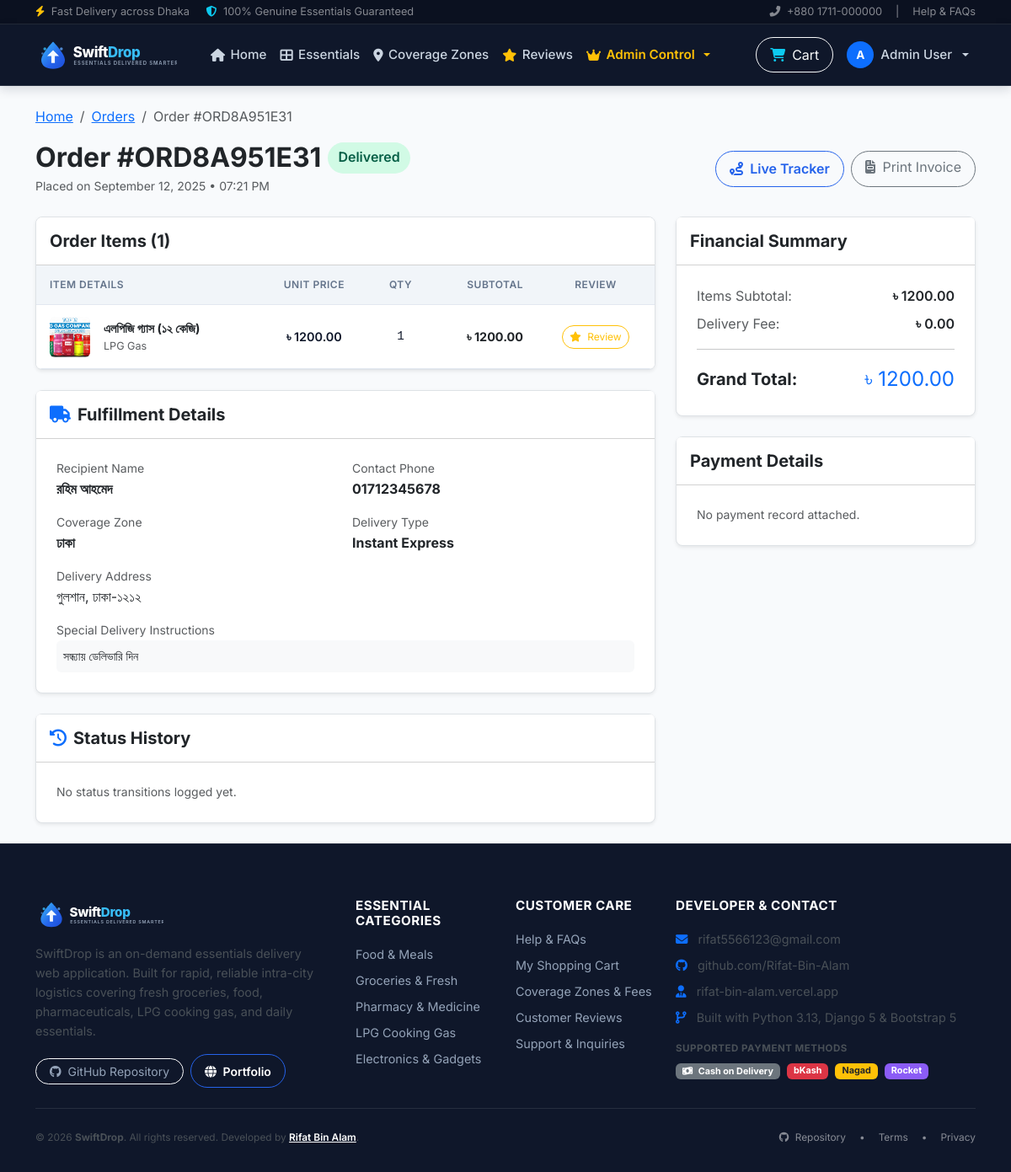
Before: /orders/4/ (signed in) with the older database file.
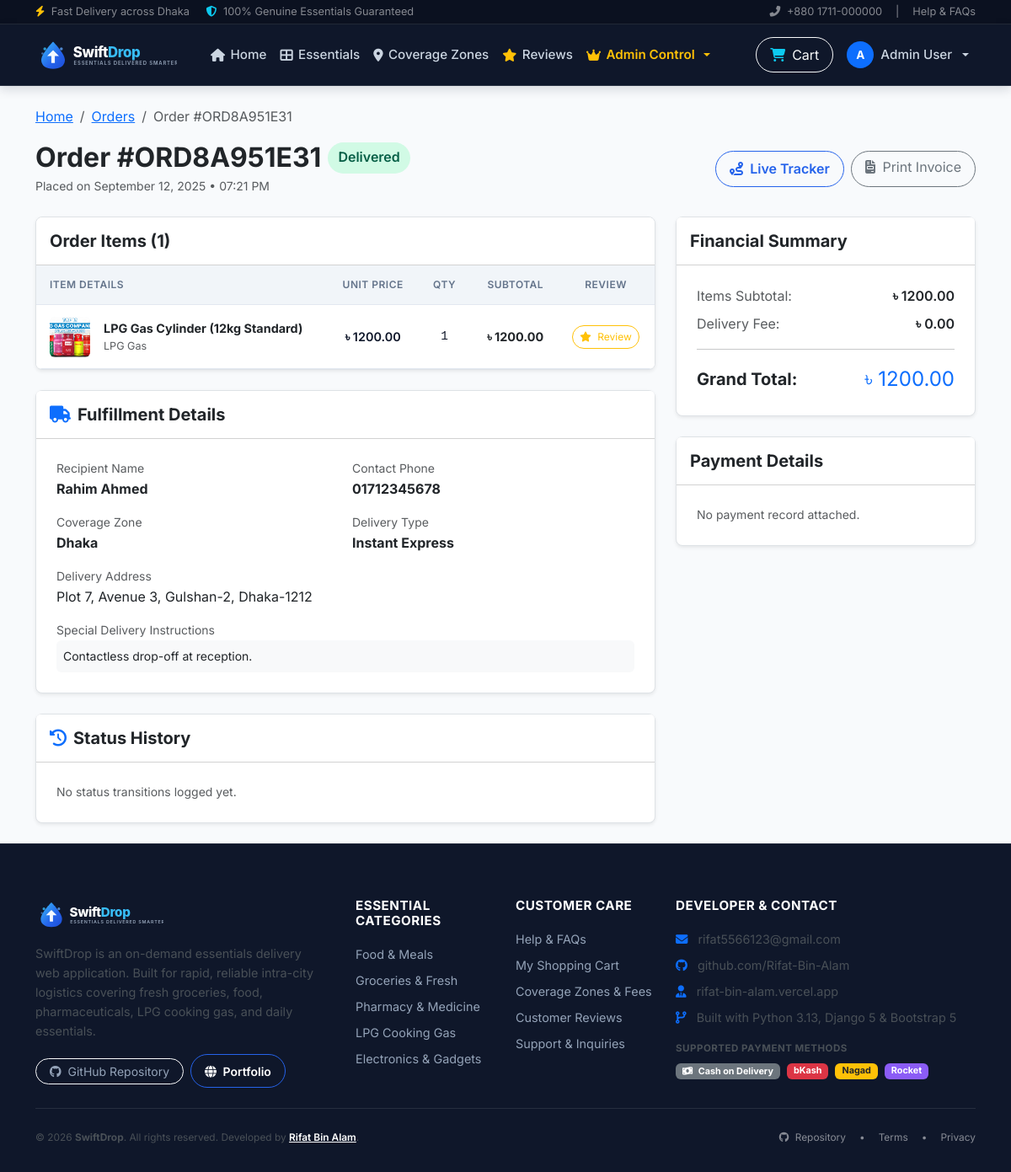
After: the same page with the newer database file.
### orders/models.py (models this page shows, shortened)
class OrderItem(models.Model):
    order = models.ForeignKey(
        Order,
        on_delete=models.CASCADE,
        related_name='items',
        verbose_name=_('Order')
    )
    product = models.ForeignKey(
        ProductService,
        on_delete=models.CASCADE,
        verbose_name=_('Product')
    )
    quantity = models.PositiveIntegerField(
        default=1,
        validators=[MinValueValidator(1)],
        verbose_name=_('Quantity')
    )
    unit_price = models.DecimalField(
        max_digits=10,
        decimal_places=2,
        validators=[MinValueValidator(0)],
        verbose_name=_('Unit Price (৳)')
    )
    total_price = models.DecimalField(
        max_digits=10,
        decimal_places=2,
        validators=[MinValueValidator(0)],
        verbose_name=_('Total Price (৳)')
    )
    class Meta:
        verbose_name = _('Order Item')
        verbose_name_plural = _('Order Items')

class ProductService(models.Model):
    CATEGORY_CHOICES = [
        ('food', 'Food & Meals'),
        ('groceries', 'Groceries & Fresh'),
        ('medicine', 'Pharmacy & Health'),
        ('gas', 'LPG Gas'),
        ('electronics', 'Electronics & Accessories'),
        ('clothing', 'Apparel & Lifestyle'),
        ('books', 'Books & Stationery'),
        ('other', 'Other Essentials'),
    ]
    name = models.CharField(
        max_length=200,
        verbose_name=_('Product Name')
    )
    description = models.TextField(
        verbose_name=_('Description')
    )
    category = models.CharField(
        max_length=20,
        choices=CATEGORY_CHOICES,
        default='groceries',
        verbose_name=_('Category')
    )
    price = models.DecimalField(
        max_digits=10,
        decimal_places=2,
        validators=[MinValueValidator(0)],
        verbose_name=_('Price (৳)')
    )
    is_available = models.BooleanField(
        default=True,
        verbose_name=_('Available')
    )
    stock_quantity = models.PositiveIntegerField(
        default=10,
        verbose_name=_('Stock Quantity')
    )
    image = models.ImageField(
        upload_to='products/',
        blank=True,
        null=True,
        verbose_name=_('Product Image')
    )
    created_at = models.DateTimeField(
        auto_now_add=True,
        verbose_name=_('Created At')
    )
    updated_at = models.DateTimeField(
        auto_now=True,
        verbose_name=_('Updated At')
    )
    class Meta:
        verbose_name = _('Product / Service')
        verbose_name_plural = _('Products & Services')
        ordering = ['-created_at']
    @property
    def image_url(self):
        if self.image:
            try:
                return self.image.url
            except (ValueError, AttributeError):
                pass
        valid_categories = {'food', 'groceries', 'medicine', 'gas', 'electronics', 'documents', 'clothing', 'books'}
        cat = self.category if self.category in valid_categories else 'default'
        return f"/static/images/fallbacks/{cat}.svg"

class Order(models.Model):
    ORDER_STATUS_CHOICES = [
        ('pending', 'Pending Confirmation'),
        ('confirmed', 'Confirmed'),
        ('processing', 'Processing / Packed'),
        ('dispatched', 'Out for Delivery'),
        ('delivered', 'Delivered'),
        ('cancelled', 'Cancelled'),
        ('returned', 'Returned'),
    ]
    DELIVERY_TYPE_CHOICES = [
        ('instant', 'Instant Express'),
        ('scheduled', 'Scheduled Delivery'),
    ]
    order_number = models.CharField(
        max_length=24,
        unique=True,
        verbose_name=_('Order Reference')
    )
    customer = models.ForeignKey(
        User,
        on_delete=models.CASCADE,
        related_name='orders',
        verbose_name=_('Customer')
    )
    delivery_type = models.CharField(
        max_length=20,
        choices=DELIVERY_TYPE_CHOICES,
        default='instant',
        verbose_name=_('Delivery Option')
    )
    scheduled_delivery_time = models.DateTimeField(
        blank=True,
        null=True,
        verbose_name=_('Scheduled Time')
    )
    delivery_address = models.TextField(
        verbose_name=_('Delivery Address')
    )
    delivery_city = models.CharField(
        max_length=100,
        default='Dhaka',
        verbose_name=_('Delivery Area / City')
    )
    delivery_instructions = models.TextField(
        blank=True,
        null=True,
        verbose_name=_('Delivery Instructions')
    )
    status = models.CharField(
        max_length=20,
        choices=ORDER_STATUS_CHOICES,
        default='pending',
        verbose_name=_('Status')
    )
    total_amount = models.DecimalField(
        max_digits=10,
        decimal_places=2,
        validators=[MinValueValidator(0)],
        verbose_name=_('Total Amount (৳)')
    )
    delivery_fee = models.DecimalField(
        max_digits=8,
        decimal_places=2,
        default=50.00,
        validators=[MinValueValidator(0)],
        verbose_name=_('Delivery Fee (৳)')
    )
    special_instructions = models.TextField(
        blank=True,
        null=True,
        verbose_name=_('Special Instructions')
    )
    cancellation_reason = models.CharField(
        max_length=100,
        blank=True,
        null=True,
        verbose_name=_('Cancellation Reason')
    )
    cancellation_notes = models.TextField(
        blank=True,
        null=True,
        verbose_name=_('Cancellation Notes')
    )
    cancelled_at = models.DateTimeField(
        blank=True,
        null=True,
        verbose_name=_('Cancelled At')
    )
    cancelled_by = models.ForeignKey(
        User,
        on_delete=models.SET_NULL,
        null=True,
        blank=True,
        related_name='cancelled_orders',
        verbose_name=_('Cancelled By')
    )
    refund_preference = models.CharField(
        max_length=50,
        blank=True,
        null=True,
        verbose_name=_('Refund Preference')
    )
    created_at = models.DateTimeField(
        auto_now_add=True,
        verbose_name=_('Created At')
    )
    updated_at = models.DateTimeField(
        auto_now=True,
        verbose_name=_('Updated At')
    )
    class Meta:
        verbose_name = _('Order')
        verbose_name_plural = _('Orders')
        ordering = ['-created_at']
    def can_be_cancelled(self):
        cancellable_statuses = ['pending', 'confirmed', 'processing']
        if self.status not in cancellable_statuses:
            return False
    @property
    def subtotal(self):
        items_sum = sum(item.total_price for item in self.items.all())
        return items_sum or (self.total_amount - self.delivery_fee)

### users/models.py (models this page shows, shortened)
class User(AbstractUser):
    USER_TYPE_CHOICES = [
        ('customer', 'Customer'),
        ('admin', 'Administrator'),
        ('delivery_agent', 'Delivery Partner'),
    ]
    user_type = models.CharField(
        max_length=20,
        choices=USER_TYPE_CHOICES,
        default='customer',
        verbose_name=_('User Type')
    )
    phone_number = models.CharField(
        max_length=15,
        unique=True,
        verbose_name=_('Phone Number')
    )
    address = models.TextField(
        blank=True,
        null=True,
        verbose_name=_('Address')
    )
    city = models.CharField(
        max_length=100,
        blank=True,
        null=True,
        verbose_name=_('City / Area')
    )
    postal_code = models.CharField(
        max_length=10,
        blank=True,
        null=True,
        verbose_name=_('Postal Code')
    )
    profile_picture = models.ImageField(
        upload_to='profile_pictures/',
        blank=True,
        null=True,
        verbose_name=_('Profile Picture')
    )
    is_verified = models.BooleanField(
        default=False,
        verbose_name=_('Verified')
    )
    created_at = models.DateTimeField(
        auto_now_add=True,
        verbose_name=_('Created At')
    )
    updated_at = models.DateTimeField(
        auto_now=True,
        verbose_name=_('Updated At')
    )
    class Meta:
        verbose_name = _('User')
        verbose_name_plural = _('Users')
    @property
    def is_customer(self):
        return self.user_type == 'customer'
    @property
    def is_admin(self):
        return self.user_type == 'admin' or self.is_staff or self.is_superuser
    @property
    def is_delivery_agent(self):
        return self.user_type == 'delivery_agent'

### orders/views.py (the view)
# urls.py: path('<int:pk>/', views.OrderDetailView.as_view(), name='order_detail'),
class OrderDetailView(LoginRequiredMixin, DetailView):
    model = Order
    template_name = 'orders/order_detail.html'
    context_object_name = 'order'
    def get_queryset(self):
        user = self.request.user
        if user.is_staff or user.is_superuser or getattr(user, 'user_type', None) == 'admin':
            return Order.objects.all()
        return Order.objects.filter(customer=user)
    def get_context_data(self, **kwargs):
        context = super().get_context_data(**kwargs)
        order = self.object
        context['items'] = order.items.select_related('product').all()
        context['payments'] = order.payments.all()
        context['status_history'] = order.status_history.select_related('created_by').order_by('-created_at')
        context['can_cancel'] = order.can_be_cancelled()
        context['is_delivered'] = (order.status == 'delivered')
        return context

### templates/orders/order_detail.html (shortened to what the changed rows need)
{% extends 'base.html' %}
{% load static %}
{% block content %}
<div class="container py-4">
    <nav aria-label="breadcrumb">
        <ol class="breadcrumb small">
            <li class="breadcrumb-item"><a href="{% url 'dashboard:home' %}">Home</a></li>
            <li class="breadcrumb-item"><a href="{% url 'orders:order_list' %}">Orders</a></li>
            <li class="breadcrumb-item active" aria-current="page">Order #{{ order.order_number }}</li>
        </ol>
    </nav>
    <div class="d-flex flex-column flex-md-row justify-content-between align-items-md-center gap-3 mb-4">
        <div>
            <div class="d-flex align-items-center gap-2 mb-1">
                <h2 class="fw-bold mb-0 text-dark">Order #{{ order.order_number }}</h2>
                <span class="badge-status status-{{ order.status }} fs-6">
                    {{ order.get_status_display }}
                </span>
            </div>
            <p class="text-muted small mb-0">Placed on {{ order.created_at|date:"F d, Y • h:i A" }}</p>
        </div>
    </div>
    <div class="row g-4">
        <div class="col-lg-8">
            <div class="card border shadow-sm rounded-3 mb-4 overflow-hidden">
                <div class="card-body p-0">
                    <div class="sd-table-container border-0 rounded-0">
                        <table class="table sd-table mb-0">
                            <thead>
                                <tr>
                                    <th>Item Details</th>
                                    <th class="text-center">Unit Price</th>
                                    <th class="text-center">Qty</th>
                                    <th class="text-end">Subtotal</th>
                                    {% if is_delivered %}
                                    <th class="text-center">Review</th>
                                    {% endif %}
                                </tr>
                            </thead>
                            <tbody>
                                {% for item in items %}
                                <tr>
                                    <td>
                                        <div class="d-flex align-items-center gap-3">
                                            <div class="bg-light rounded d-flex align-items-center justify-content-center" style="width: 48px; height: 48px; flex-shrink: 0; overflow: hidden;">
                                                <img src="{{ item.product.image_url }}" alt="{{ item.product.name }}" style="width: 100%; height: 100%; object-fit: cover;" onerror="this.onerror=null; this.src='{% static 'images/fallbacks/default.svg' %}';">
                                            </div>
                                            <div>
                                                <a href="{% url 'orders:product_detail' item.product.id %}" class="fw-bold text-dark text-decoration-none">
                                                    {{ item.product.name }}
                                                </a>
                                                <div class="text-muted small">{{ item.product.get_category_display }}</div>
                                            </div>
                                        </div>
                                    </td>
                                    <td class="text-center fw-semibold">৳ {{ item.unit_price }}</td>
                                    <td class="text-center font-monospace">{{ item.quantity }}</td>
                                    <td class="text-end fw-bold text-dark">৳ {{ item.total_price }}</td>
                                    {% if is_delivered %}
                                    <td class="text-center">
                                        <a href="{% url 'reviews:review_create' order.id item.product.id %}" class="btn btn-sm btn-outline-warning rounded-pill px-2" style="font-size: 0.75rem;">
                                            <i class="fas fa-star me-1"></i> Review
                                        </a>
                                    </td>
                                    {% endif %}
                                </tr>
                                {% endfor %}
                            </tbody>
                        </table>
                    </div>
                </div>
            </div>
            <div class="card border shadow-sm rounded-3 mb-4">
                <div class="card-body p-4">
                    <div class="row g-3">
                        <div class="col-md-6">
                            <small class="text-muted d-block">Recipient Name</small>
                            <strong class="text-dark">{{ order.customer.get_full_name|default:order.customer.username }}</strong>
                        </div>
                        <div class="col-md-6">
                            <small class="text-muted d-block">Contact Phone</small>
                            <strong class="text-dark">{{ order.customer.phone_number }}</strong>
                        </div>
                        <div class="col-md-6">
                            <small class="text-muted d-block">Coverage Zone</small>
                            <strong class="text-dark">{{ order.delivery_city }}</strong>
                        </div>
                        <div class="col-md-6">
                            <small class="text-muted d-block">Delivery Type</small>
                            <strong class="text-dark">{{ order.get_delivery_type_display }}</strong>
                        </div>
                        <div class="col-12">
                            <small class="text-muted d-block">Delivery Address</small>
                            <p class="text-dark mb-0">{{ order.delivery_address }}</p>
                        </div>
                        {% if order.special_instructions %}
                        <div class="col-12">
                            <small class="text-muted d-block">Special Delivery Instructions</small>
                            <div class="p-2 bg-light rounded text-dark small">{{ order.special_instructions }}</div>
                        </div>
                        {% endif %}
                    </div>
                </div>
            </div>
        </div>
        <div class="col-lg-4">
            <div class="card border shadow-sm rounded-3 mb-4">
                <div class="card-body p-4">
                    <div class="d-flex justify-content-between mb-2">
                        <span class="text-muted">Items Subtotal:</span>
                        <span class="fw-semibold text-dark">৳ {{ order.subtotal }}</span>
                    </div>
                    <div class="d-flex justify-content-between mb-2">
                        <span class="text-muted">Delivery Fee:</span>
                        <span class="fw-semibold text-dark">৳ {{ order.delivery_fee }}</span>
                    </div>
                    <div class="d-flex justify-content-between align-items-center">
                        <span class="fs-5 fw-bold text-dark">Grand Total:</span>
                        <span class="fs-4 fw-extrabold text-primary">৳ {{ order.total_amount }}</span>
                    </div>
                </div>
            </div>
        </div>
    </div>
</div>
{% endblock %}

Changed rows visible on the page:
changed Order "ORD8A951E31": customer.get_full_name "রহিম আহমেদ" → "Rahim Ahmed"; delivery_city "ঢাকা" → "Dhaka"; delivery_address "গুলশান, ঢাকা-১২১২" → "Plot 7, Avenue 3, Gulshan-2, Dhaka-1212"; special_instructions "সন্ধ্যায় ডেলিভারি দিন" → "Contactless drop-off at reception."
changed through a linked row, OrderItem "LPG Gas": product.name "এলপিজি গ্যাস (১২ কেজি)" → "LPG Gas Cylinder (12kg Standard)"
